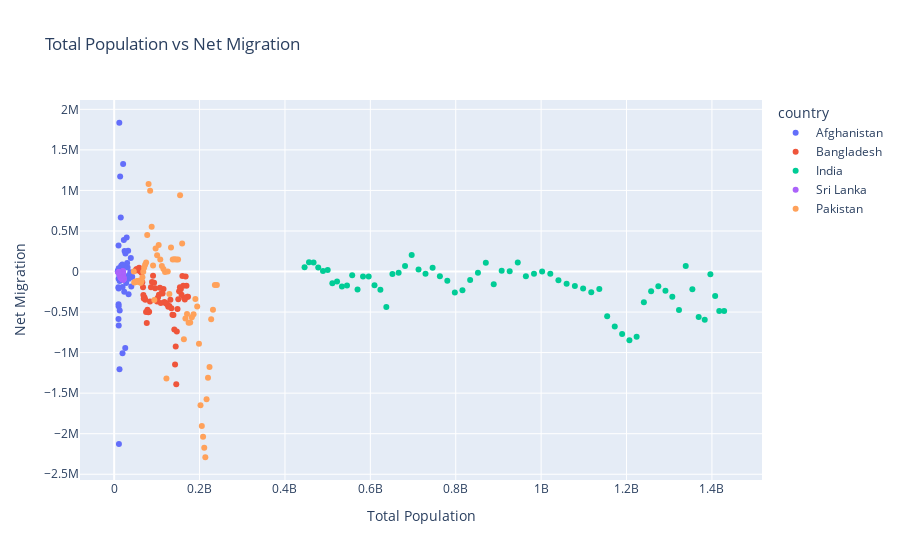

The notebook cell saved with this chart:
### Code cell
import plotly.express as px

# Scatter plot using Plotly Express
fig = px.scatter(
    df, 
    x='Total Population',
    y='Net Migration',
    color='country',
    title='Total Population vs Net Migration'
)

# Show the plot
fig.show()
